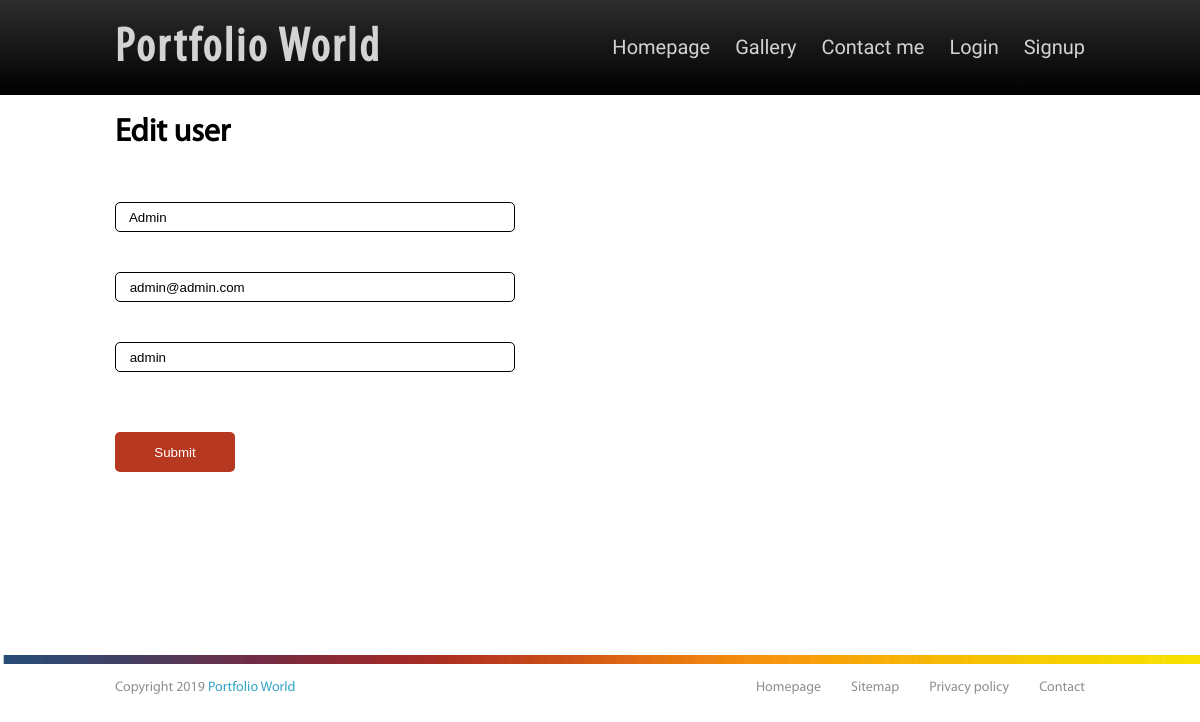
The page /admin/edit_user.php?id=1 on the database its author committed.
### tables this page shows
CREATE TABLE `users` (
  `ID` int(11) NOT NULL,
  `Name` varchar(255) NOT NULL,
  `Email` varchar(255) NOT NULL,
  `user_type` varchar(100) NOT NULL,
  `Password` varchar(255) NOT NULL
);

### admin/edit_user.php (the view, shortened to what this page needs)
<link rel="stylesheet" href="../style/main.css">
<?php
	require 'includes/dbconnect.php';
    if(isset($_GET['id'])){
        $id = $_GET['id'];
    }
    $sql = 'SELECT * FROM users WHERE id = :id';
    $query = $pdo->prepare($sql);
    $query->execute(['id' => $id]);
    $user = $query->fetch();
?>
  <?php
        require('includes/header.php');   ?>
  <main>
  <div class="mt-2">
        <div class="container">
          <br>
            <h1>Edit user </h1>
        <form method="post">
            <input class="input-text" type="text" name="name" value=" <?php echo $user['Name']?>" placeholder="Enter your name"><br>
            <input class="input-text" type="text" name="email" value=" <?php echo $user['Email']?>" placeholder="Enter your email"><br>
            <input class="input-text" type="text" name="user_type" value=" <?php echo $user['user_type']?>" placeholder="Enter your email"><br>
            <input type="submit" class="contact-btn" name="submit" value="Submit">
        </form>
    </div>
</div>
</main>
<?php  require('includes/footer.php'); ?>

### style/main.css (style rules this page uses)
* { margin: 0; padding: 0; }
.container { padding-right: 15px; padding-left: 15px; margin-right: auto; margin-left: auto; }
main { font-family: MyriadProR; }
.input-text { margin:20px 0; height:30px; width:400px; border: 1px solid; border-radius: 5px; padding-left: 10px; }
.contact-btn { height: 40px; width: 120px; background: #b73820; border: none; border-radius: 5px; color: white; margin:40px 0; }
form { margin-top:30px; }
main { min-height: 70vh; }
@media (min-width: 1200px) { .container { width: 1170px; } }
@media (min-width: 992px) { .container { width: 970px; } }

### rows shown on the page
users: name "Admin", email "admin@admin.com", user_type "admin"
